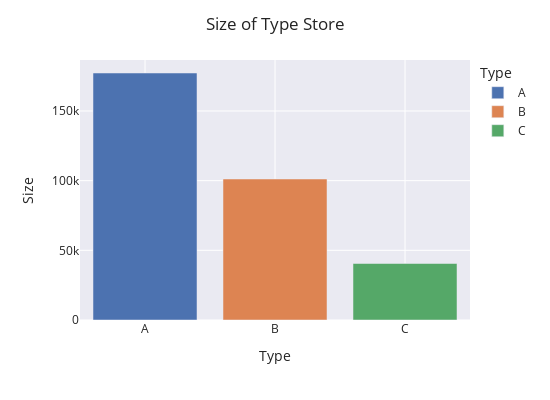

The code cell stored with this chart in its notebook:
### Code cell
custom_aggregation = {}
custom_aggregation["Size"] = "mean"
data0 = data1.groupby("Type").agg(custom_aggregation)
data0.columns = ["Size"]
data0['Type'] = data0.index

fig = px.bar(data0, x='Type', y="Size", color="Type")
fig['layout'].update(height=400, width=550, title='Size of Type Store')
fig.show()

### Figure 1 — Plotly figure (JSON) as saved in the notebook; plotly's stock layout.template omitted (floating-point values rounded to 4 significant figures)
{"data": [{"alignmentgroup": "True", "hovertemplate": "Type=%{x}<br>Size=%{y}<extra></extra>", "legendgroup": "A", "marker": {"color": "rgb(76,114,176)"}, "name": "A", "offsetgroup": "A", "orientation": "v", "showlegend": true, "textposition": "auto", "type": "bar", "x": ["A"], "xaxis": "x", "y": [177200.0], "yaxis": "y"}, {"alignmentgroup": "True", "hovertemplate": "Type=%{x}<br>Size=%{y}<extra></extra>", "legendgroup": "B", "marker": {"color": "rgb(221,132,82)"}, "name": "B", "offsetgroup": "B", "orientation": "v", "showlegend": true, "textposition": "auto", "type": "bar", "x": ["B"], "xaxis": "x", "y": [101200.0], "yaxis": "y"}, {"alignmentgroup": "True", "hovertemplate": "Type=%{x}<br>Size=%{y}<extra></extra>", "legendgroup": "C", "marker": {"color": "rgb(85,168,104)"}, "name": "C", "offsetgroup": "C", "orientation": "v", "showlegend": true, "textposition": "auto", "type": "bar", "x": ["C"], "xaxis": "x", "y": [40540.0], "yaxis": "y"}], "layout": {"barmode": "relative", "height": 400, "legend": {"title": {"text": "Type"}, "tracegroupgap": 0}, "margin": {"t": 60}, "title": {"text": "Size of Type Store"}, "width": 550, "xaxis": {"anchor": "y", "categoryarray": ["A", "B", "C"], "categoryorder": "array", "domain": [0, 1], "title": {"text": "Type"}}, "yaxis": {"anchor": "x", "domain": [0, 1], "title": {"text": "Size"}}}}
